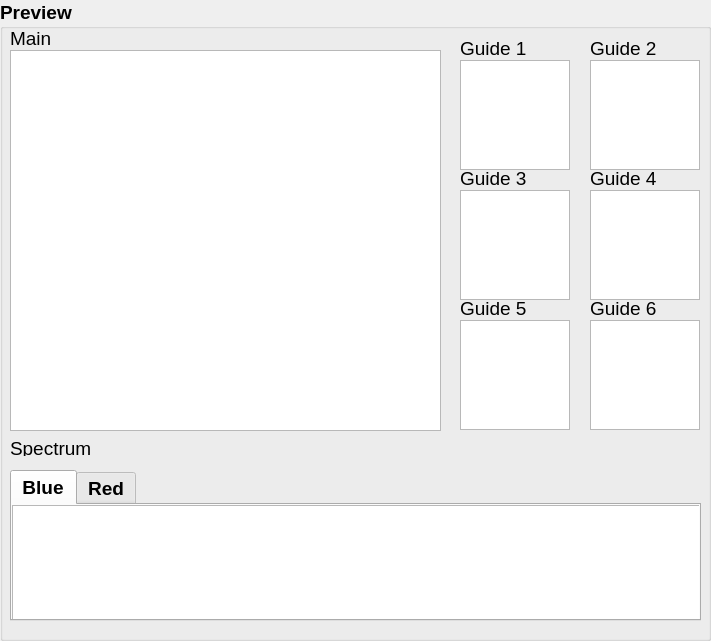
     <widget class="QGroupBox" name="group_preview">
      <property name="geometry">
       <rect>
        <x>470</x>
        <y>170</y>
        <width>711</width>
        <height>641</height>
       </rect>
      </property>
      <property name="font">
       <font>
        <family>Arial</family>
        <pointsize>14</pointsize>
        <bold>true</bold>
        <strikeout>false</strikeout>
       </font>
      </property>
      <property name="title">
       <string>Preview</string>
      </property>
      <widget class="QGraphicsView" name="graphicsView_main">
       <property name="geometry">
        <rect>
         <x>10</x>
         <y>50</y>
         <width>431</width>
         <height>381</height>
        </rect>
       </property>
      </widget>
      <widget class="QGraphicsView" name="graphicsView_gfa1">
       <property name="geometry">
        <rect>
         <x>460</x>
         <y>60</y>
         <width>110</width>
         <height>110</height>
        </rect>
       </property>
      </widget>
      <widget class="QGraphicsView" name="graphicsView_gfa2">
       <property name="geometry">
        <rect>
         <x>460</x>
         <y>190</y>
         <width>110</width>
         <height>110</height>
        </rect>
       </property>
      </widget>
      <widget class="QGraphicsView" name="graphicsView_gfa3">
       <property name="geometry">
        <rect>
         <x>460</x>
         <y>320</y>
         <width>110</width>
         <height>110</height>
        </rect>
       </property>
      </widget>
      <widget class="QGraphicsView" name="graphicsView_gfa4">
       <property name="geometry">
        <rect>
         <x>590</x>
         <y>320</y>
         <width>110</width>
         <height>110</height>
        </rect>
       </property>
      </widget>
      <widget class="QGraphicsView" name="graphicsView_gfa5">
       <property name="geometry">
        <rect>
         <x>590</x>
         <y>60</y>
         <width>110</width>
         <height>110</height>
        </rect>
       </property>
      </widget>
      <widget class="QGraphicsView" name="graphicsView_gfa6">
       <property name="geometry">
        <rect>
         <x>590</x>
         <y>190</y>
         <width>110</width>
         <height>110</height>
        </rect>
       </property>
      </widget>
      <widget class="QLabel" name="label_main">
       <property name="geometry">
        <rect>
         <x>10</x>
         <y>30</y>
         <width>121</width>
         <height>16</height>
        </rect>
       </property>
       <property name="font">
        <font>
         <family>Arial</family>
         <pointsize>14</pointsize>
         <bold>false</bold>
         <strikeout>false</strikeout>
        </font>
       </property>
       <property name="text">
        <string>Main</string>
       </property>
      </widget>
      <widget class="QLabel" name="label_gfa1">
       <property name="geometry">
        <rect>
         <x>460</x>
         <y>40</y>
         <width>71</width>
         <height>16</height>
        </rect>
       </property>
       <property name="font">
        <font>
         <family>Arial</family>
         <pointsize>14</pointsize>
         <bold>false</bold>
         <strikeout>false</strikeout>
        </font>
       </property>
       <property name="text">
        <string>Guide 1</string>
       </property>
      </widget>
      <widget class="QLabel" name="label_gfa2">
       <property name="geometry">
        <rect>
         <x>590</x>
         <y>40</y>
         <width>71</width>
         <height>16</height>
        </rect>
       </property>
       <property name="font">
        <font>
         <family>Arial</family>
         <pointsize>14</pointsize>
         <bold>false</bold>
         <strikeout>false</strikeout>
        </font>
       </property>
       <property name="text">
        <string>Guide 2</string>
       </property>
      </widget>
      <widget class="QLabel" name="label_gfa3">
       <property name="geometry">
        <rect>
         <x>460</x>
         <y>170</y>
         <width>71</width>
         <height>16</height>
        </rect>
       </property>
       <property name="font">
        <font>
         <family>Arial</family>
         <pointsize>14</pointsize>
         <bold>false</bold>
         <strikeout>false</strikeout>
        </font>
       </property>
       <property name="text">
        <string>Guide 3</string>
       </property>
      </widget>
      <widget class="QLabel" name="label_gfa4">
       <property name="geometry">
        <rect>
         <x>590</x>
         <y>170</y>
         <width>71</width>
         <height>16</height>
        </rect>
       </property>
       <property name="font">
        <font>
         <family>Arial</family>
         <pointsize>14</pointsize>
         <bold>false</bold>
         <strikeout>false</strikeout>
        </font>
       </property>
       <property name="text">
        <string>Guide 4</string>
       </property>
      </widget>
      <widget class="QLabel" name="label_gfa5">
       <property name="geometry">
        <rect>
         <x>460</x>
         <y>300</y>
         <width>71</width>
         <height>16</height>
        </rect>
       </property>
       <property name="font">
        <font>
         <family>Arial</family>
         <pointsize>14</pointsize>
         <bold>false</bold>
         <strikeout>false</strikeout>
        </font>
       </property>
       <property name="text">
        <string>Guide 5</string>
       </property>
      </widget>
      <widget class="QLabel" name="label_gfa6">
       <property name="geometry">
        <rect>
         <x>590</x>
         <y>300</y>
         <width>71</width>
         <height>16</height>
        </rect>
       </property>
       <property name="font">
        <font>
         <family>Arial</family>
         <pointsize>14</pointsize>
         <bold>false</bold>
         <strikeout>false</strikeout>
        </font>
       </property>
       <property name="text">
        <string>Guide 6</string>
       </property>
      </widget>
      <widget class="QLabel" name="label_spectrum">
       <property name="geometry">
        <rect>
         <x>10</x>
         <y>440</y>
         <width>121</width>
         <height>16</height>
        </rect>
       </property>
       <property name="font">
        <font>
         <family>Arial</family>
         <pointsize>14</pointsize>
         <bold>false</bold>
         <strikeout>false</strikeout>
        </font>
       </property>
       <property name="text">
        <string>Spectrum</string>
       </property>
      </widget>
      <widget class="QTabWidget" name="tabWidget_spectrum">
       <property name="geometry">
        <rect>
         <x>10</x>
         <y>470</y>
         <width>691</width>
         <height>151</height>
        </rect>
       </property>
       <property name="layoutDirection">
        <enum>Qt::LeftToRight</enum>
       </property>
       <property name="tabPosition">
        <enum>QTabWidget::North</enum>
       </property>
       <property name="tabShape">
        <enum>QTabWidget::Rounded</enum>
       </property>
       <property name="currentIndex">
        <number>0</number>
       </property>
       <property name="elideMode">
        <enum>Qt::ElideLeft</enum>
       </property>
       <widget class="QWidget" name="tab_blue">
        <attribute name="title">
         <string>Blue</string>
        </attribute>
        <widget class="QGraphicsView" name="graphicsView_blue_spectrum">
         <property name="geometry">
          <rect>
           <x>0</x>
           <y>0</y>
           <width>691</width>
           <height>141</height>
          </rect>
         </property>
        </widget>
       </widget>
       <widget class="QWidget" name="tab_red">
        <attribute name="title">
         <string>Red</string>
        </attribute>
        <widget class="QGraphicsView" name="graphicsView_red_spectrum">
         <property name="geometry">
          <rect>
           <x>0</x>
           <y>0</y>
           <width>691</width>
           <height>141</height>
          </rect>
         </property>
        </widget>
       </widget>
      </widget>
     </widget>
